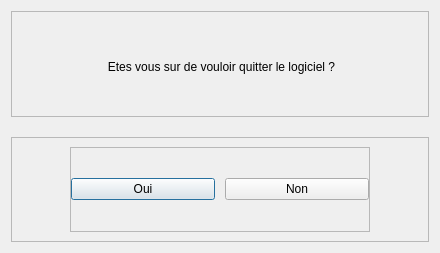
<?xml version="1.0" encoding="UTF-8"?>
<ui version="4.0">
 <class>quit_dialog</class>
 <widget class="QDialog" name="quit_dialog">
  <property name="geometry">
   <rect>
    <x>0</x>
    <y>0</y>
    <width>440</width>
    <height>253</height>
   </rect>
  </property>
  <property name="windowTitle">
   <string>Dialog</string>
  </property>
  <layout class="QVBoxLayout" name="verticalLayout">
   <property name="spacing">
    <number>20</number>
   </property>
   <item>
    <widget class="QFrame" name="top_container">
     <property name="frameShape">
      <enum>QFrame::StyledPanel</enum>
     </property>
     <property name="frameShadow">
      <enum>QFrame::Raised</enum>
     </property>
     <widget class="QLabel" name="aski_quit_label">
      <property name="geometry">
       <rect>
        <x>10</x>
        <y>10</y>
        <width>401</width>
        <height>91</height>
       </rect>
      </property>
      <property name="sizePolicy">
       <sizepolicy hsizetype="Expanding" vsizetype="Expanding">
        <horstretch>0</horstretch>
        <verstretch>0</verstretch>
       </sizepolicy>
      </property>
      <property name="text">
       <string>Etes vous sur de vouloir quitter le logiciel ?</string>
      </property>
      <property name="alignment">
       <set>Qt::AlignCenter</set>
      </property>
     </widget>
    </widget>
   </item>
   <item>
    <widget class="QFrame" name="bottom_container">
     <property name="frameShape">
      <enum>QFrame::StyledPanel</enum>
     </property>
     <property name="frameShadow">
      <enum>QFrame::Raised</enum>
     </property>
     <layout class="QHBoxLayout" name="horizontalLayout">
      <item>
       <widget class="QFrame" name="yes_no_button_container">
        <property name="maximumSize">
         <size>
          <width>300</width>
          <height>16777215</height>
         </size>
        </property>
        <property name="frameShape">
         <enum>QFrame::StyledPanel</enum>
        </property>
        <property name="frameShadow">
         <enum>QFrame::Raised</enum>
        </property>
        <layout class="QHBoxLayout" name="horizontalLayout_2">
         <property name="spacing">
          <number>10</number>
         </property>
         <property name="leftMargin">
          <number>0</number>
         </property>
         <property name="topMargin">
          <number>0</number>
         </property>
         <property name="rightMargin">
          <number>0</number>
         </property>
         <property name="bottomMargin">
          <number>0</number>
         </property>
         <item>
          <widget class="QPushButton" name="yes_button">
           <property name="text">
            <string>Oui</string>
           </property>
          </widget>
         </item>
         <item>
          <widget class="QPushButton" name="no_button">
           <property name="text">
            <string>Non</string>
           </property>
          </widget>
         </item>
        </layout>
       </widget>
      </item>
     </layout>
    </widget>
   </item>
  </layout>
 </widget>
 <resources/>
 <connections/>
</ui>
